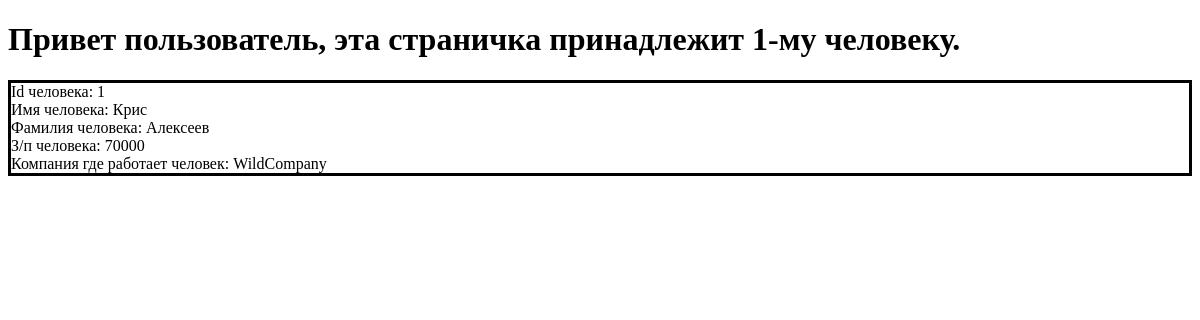
/persons/1/, run on an earlier commit of the app's database.
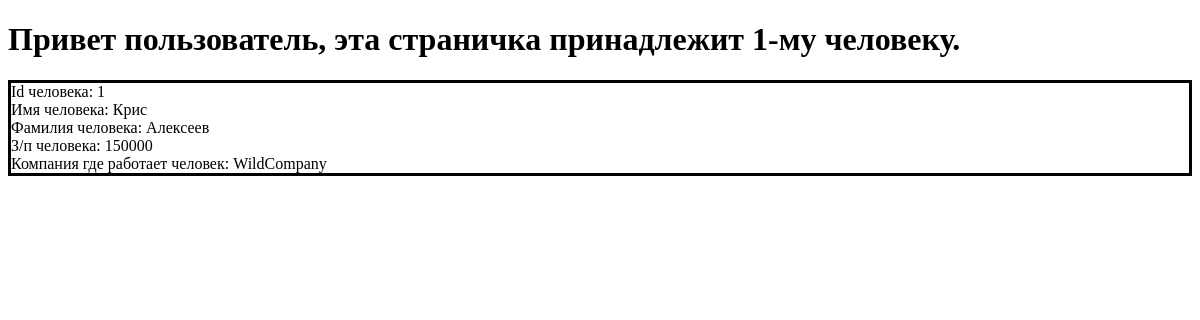
And on a later commit of the database.
### Myapp1/models.py (models this page shows, shortened)
class Person(models.Model):
    first_name = models.CharField(max_length=30, blank=False)
    last_name = models.CharField(max_length=30, blank=False)
    salary = models.IntegerField(default=25000, blank=False)
    company = models.CharField(max_length=25)
    user = models.ForeignKey(User, verbose_name='Пользователь', default=2, on_delete=models.CASCADE )

### Myapp1/views.py (the view)
# urls.py: path('persons/<int:personsid>/', PersonPage, name='persons'),
def PersonPage(request, personsid):
    title = "Персональная страница"
    user_info = Person.objects.filter(id=personsid)
    idis = personsid
    return render(request, 'PersonsPage.html', locals())

### templates/PersonsPage.html (shortened to what this page needs)
{% extends 'base.html'%}
{% block content %}
<h1>Привет пользователь, эта страничка принадлежит {{idis}}-му человеку.</h1>
{% for i in user_info %}
<tr class='success'> <div class="users-info">
    <td>Id человека: {{ i.id }}</td><br>
    <td>Имя человека: {{ i.first_name }}</td><br>
    <td>Фамилия человека: {{ i.last_name }}</td><br>
    <td>З/п человека: {{ i.salary }}</td><br>
    <td>Компания где работает человек: {{ i.company }}</td><br>
</tr></div>
    {% endfor %}
{% endblock %}

What changed in the data, as far as the page shows it:
changed Person "Крис": salary "70000" → "150000"
